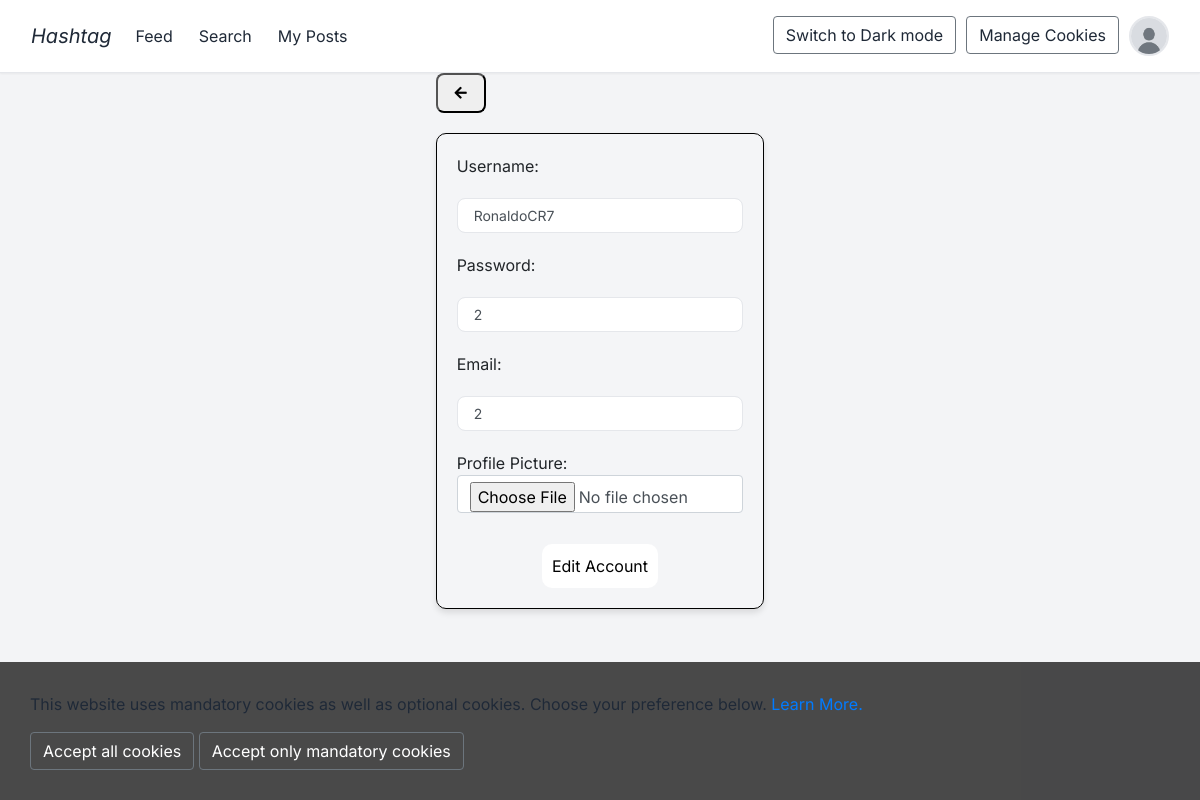
The page /edit_user/2 (signed in) on the database its author committed.
### app/models.py (models this page shows, shortened)
class User(UserMixin, db.Model):
    id = db.Column(db.Integer, primary_key=True)
    username = db.Column(db.String(500), unique = True, nullable=False)
    password = db.Column(db.String(500))
    email = db.Column(db.String(1000))
    date_of_birth = db.Column(db.Date)
    profile_picture = db.Column(db.String(120), nullable = True)
    posts = db.relationship('Posts', back_populates='user')
    likes = db.relationship('Likes', backref='user', lazy='dynamic')
    comments = db.relationship('Comments', backref='user', lazy='dynamic')
    followers = db.relationship('Followers', foreign_keys='Followers.follower_id', backref='followed_by', lazy='dynamic')
    following = db.relationship('Followers', foreign_keys='Followers.following_id', backref='following', lazy='dynamic')

### app/views.py (the view, shortened to what this page needs)
@app.route('/edit_user/<int:user_id>', methods=['GET','POST'])
@login_required
def edit_user(user_id):
    profile = models.User.query.get(user_id)
    theme = request.cookies.get('theme')
    form = EditProfile(obj=profile)
    if request.method == 'GET':
        return render_template("edit_profile.html", form=form, user=profile)

### app/forms.py
class EditProfile(FlaskForm):
    username = StringField('username', validators = [DataRequired()])
    password = StringField('password', validators = [DataRequired()])
    email = StringField('email', validators = [DataRequired()])
    profile_picture = FileField('Profile Picture')

### app/__init__.py (called while the page is built)
@login_manager.user_loader
def load_user(user_id):
    return User.query.get(int(user_id))  # Use query.get() to fetch the user

### app/templates/edit_profile.html (shortened to what this page needs)
{% extends "base.html" %}
{% block content %}
<div class="row justify-content-center">
    <div class="col-10 col-sm-10 col-md-10 col-lg-10 col-xl-7 col-xxl-4">
        <button class = "left-button" onclick="history.back()"><i class="fas fa-arrow-left"></i></button>
        <div class="edit-form-container">
            <form action="" method="post" name="LoginForm" enctype="multipart/form-data">
                <div class="form-group">
                    <label for="username">Username:</label>
                    {{ form.username(class="form-control", id="username") }}
                </div>
                <div class="form-group">
                    <label for="password">Password:</label>
                    {{ form.password(class="form-control", id="password") }}
                </div>
                <div class="form-group">
                    <label for="password">Email:</label>
                    {{ form.email(class="form-control", id="email") }}
                </div>
                <div class="form-group">
                    <label for="profile_picture">Profile Picture:</label>
                    {{ form.profile_picture(class="form-control", id="profile_picture") }}
                </div>
                <div class="edit-account-button-container">
                    <button type="submit" class="edit-account-button">Edit Account</a></button>
                </div>
            </form>
        </div>
    </div>
</div>
{% endblock %}

### app/templates/base.html (shortened to what this page needs)
<html lang="en">
    <head>
        <link rel="stylesheet" type="text/css" href="{{ url_for('static', filename='fontawesome-free-5.3.1-web/css/all.css') }}">
        <link rel="stylesheet" href="https://stackpath.bootstrapcdn.com/bootstrap/4.2.1/css/bootstrap.min.css">
        <link rel="stylesheet" href="{{ url_for('static', filename='styles.css') }}">
    </head>
    <body>
        <nav class="navbar navbar-expand-sm fixed-top" role="navigation">
          <div class="container-fluid">
            <a class="navbar-brand" href="/feed">Hashtag</a>
            <div class="collapse navbar-collapse" id="navbarSupportedContent">
              <div class="left-nav-buttons">
                {% if current_user.is_authenticated %}
                <ul class="navbar-nav mr-auto">
                  <li class="nav-item"><a class="nav-link" href="/feed">Feed <span class="sr-only">(current)</span></a></li>
                  <li class="nav-item"><a class="nav-link" href="/search">Search</a></li>
                  <li class="nav-item"><a href="{{ url_for('users_posts', user_id=current_user.id) }}" class = "nav-link">My Posts</a></li>
                </ul>
                {% endif %}
              </div>
              <div class="right-nav-buttons">
                <ul class="navbar-nav mr-auto">
                  <li class="nav-item"><button id="theme-toggle" class="btn btn-outline-secondary ml-auto">
                    {% if theme == 'dark' %}
                      Switch to Light mode
                    {% else %}
                      Switch to Dark mode
                    {% endif %}
                    </button></li>
                  <li class="nav-item"><button id="manage-cookies" class="btn btn-outline-secondary ml-auto">Manage Cookies</i></button></li>
                  <li>{% if current_user.is_authenticated %}
                    {% if current_user.profile_picture %}
                      <a href="{{ url_for('profile', user_id=current_user.id) }}"><img src="{{ url_for('static', filename='uploads/' + current_user.profile_picture) }}" alt="Profile Picture" class="profile-img"></a>
                    {% else %}
                      <a href="{{ url_for('profile', user_id=current_user.id) }}"><img src="{{ url_for('static', filename='uploads/default.png') }}" alt="Default Profile Picture" class="profile-img"></a>
                    {% endif %}
                  {% endif %}</li>
                </ul>
              </div>
            </div>
          </div>
        </nav>
        <div class="container-fluid-flash">
          <div class="row">
            <div class="col-lg-3 col-md-2 col-sm-1"></div>
              <div class="col-lg-6 col-md-8 col-sm-10 col-12">
              {% block content %}{% endblock %}
              </div>
          </div>
        </div>
        <div id="cookies">
          <div class="cookie-container">
            <div class="subcontainer">
              <div class="cookies">
                <p>This website uses mandatory cookies as well as optional cookies. Choose your preference below. <a href="https://ico.org.uk/for-the-public/online/cookies/">Learn More.</a></p>
                <button id="all-cookies-btn" class="btn btn-outline-secondary ml-auto">Accept all cookies</button>
                <button id="mandatory-cookies-btn" class="btn btn-outline-secondary ml-auto">Accept only mandatory cookies</button>
              </div>
            </div>
          </div>
        </div>
    </body>
</html>

### app/static/styles.css (style rules this page uses)
* { margin: 0; padding: 0; box-sizing: border-box; }
label { margin: 0; }
body { font-family: 'Inter', sans-serif; background-color: #f3f4f6; --navbar-colour: white; --text-colour: #1f2937; --post-text: #f3f4f6; }
p { color: var(--text-colour); }
img { border-radius: 12.5px; object-fit: cover; }
.navbar { background-color: var(--navbar-colour); border-bottom: 1px solid #e5e7eb; padding: 1rem; position: sticky; top: 0; z-index: 50; box-shadow: 0 1px 2px 0 rgba(0, 0, 0, 0.05); }
.collapse { display: flex; justify-content: space-between; }
.right-nav-buttons { gap: 10px; display: flex; justify-content: center; align-items: center; }
.nav-item { margin-right: 10px; }
#theme-toggle, #manage-cookies, .navbar-brand, .nav-link { color: var(--text-colour); }
.navbar button { color: #4b5563; text-decoration: none; transition: color 0.2s; }
.navbar-brand { font-style: italic; }
.profile-img { height: 2.5rem; width: 2.5rem; border-radius: 9999px; object-fit: cover; border: 2px solid #e5e7eb; }
.login-button, .edit-account-button { background: #fff; color: black; padding: 10px; border: none; border-radius: 10px; cursor: pointer; margin-top: 15px; }
input[type="text"] { margin-top: 20px; margin-bottom: 20px; width: 100%; padding: 0.75rem 1rem; border: 1px solid #e5e7eb; border-radius: 0.5rem; font-size: 0.875rem; transition: all 0.2s; }
.left-button { padding: 0.5rem, 1rem; display: flex; justify-content: center; align-items: center; width: 50px; height: 40px; color: #1f2937; font-size: 0.875rem; border-radius: 0.5rem; transition: color 0.2s; }
i, span { color: black; }
.edit-form-container { padding: 20px; margin-top: 20px; z-index: 1; position: relative; background: rgba(255, 255, 255, 0.1); box-shadow: 0 4px 6px rgba(0, 0, 0, 0.1); border-radius: 10px; border: 1px solid black; display: flex; justify-content: center; align-items: center; }
.edit-account-button-container { display: flex; justify-content: center; align-items: center; }
#cookies { padding: 30px; width: 100%; position: fixed; bottom: 0; color: white; background-color: rgba(0, 0, 0, 0.7); z-index: 1; }
#all-cookies-btn, #mandatory-cookies-btn { color: white; }
.cookies { min-height: 70px; }

### rows shown on the page
User: profile_picture (placeholder picture)
User: username "RonaldoCR7", password "2", email "2"
